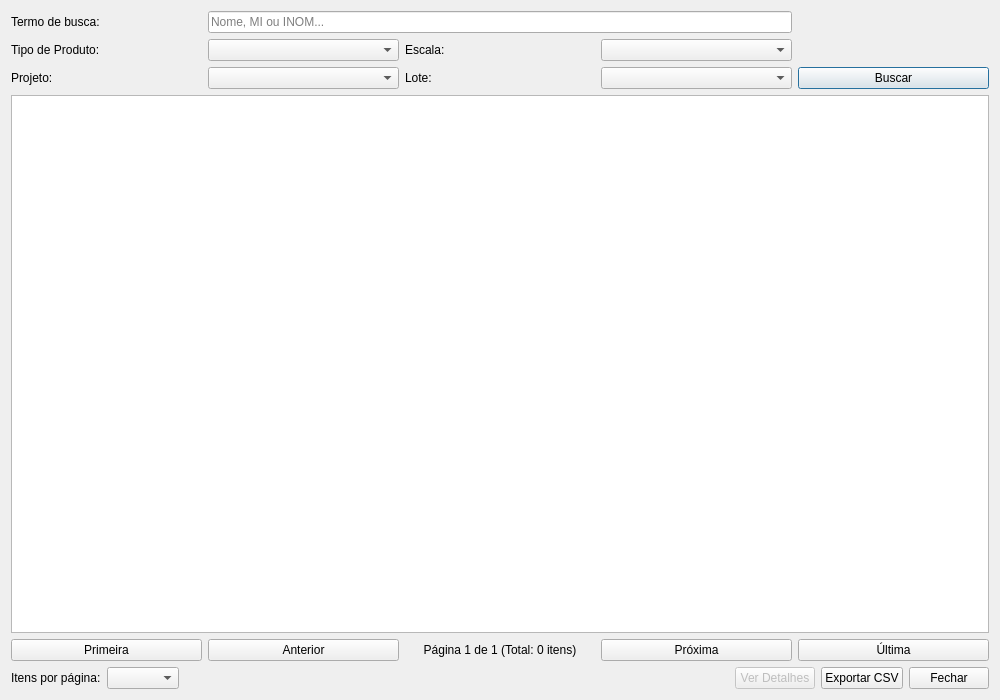
<?xml version="1.0" encoding="UTF-8"?>
<ui version="4.0">
 <class>BuscaProdutosDialog</class>
 <widget class="QDialog" name="BuscaProdutosDialog">
  <property name="geometry">
   <rect>
    <x>0</x>
    <y>0</y>
    <width>1000</width>
    <height>700</height>
   </rect>
  </property>
  <property name="windowTitle">
   <string>Buscar Produtos</string>
  </property>
  <layout class="QVBoxLayout" name="verticalLayout">
   <item>
    <layout class="QGridLayout" name="filterLayout">
     <item row="0" column="0">
      <widget class="QLabel" name="termoLabel">
       <property name="text">
        <string>Termo de busca:</string>
       </property>
      </widget>
     </item>
     <item row="0" column="1" colspan="3">
      <widget class="QLineEdit" name="termoLineEdit">
       <property name="placeholderText">
        <string>Nome, MI ou INOM...</string>
       </property>
      </widget>
     </item>
     <item row="1" column="0">
      <widget class="QLabel" name="tipoProdutoLabel">
       <property name="text">
        <string>Tipo de Produto:</string>
       </property>
      </widget>
     </item>
     <item row="1" column="1">
      <widget class="QComboBox" name="tipoProdutoComboBox"/>
     </item>
     <item row="1" column="2">
      <widget class="QLabel" name="tipoEscalaLabel">
       <property name="text">
        <string>Escala:</string>
       </property>
      </widget>
     </item>
     <item row="1" column="3">
      <widget class="QComboBox" name="tipoEscalaComboBox"/>
     </item>
     <item row="2" column="0">
      <widget class="QLabel" name="projetoLabel">
       <property name="text">
        <string>Projeto:</string>
       </property>
      </widget>
     </item>
     <item row="2" column="1">
      <widget class="QComboBox" name="projetoComboBox"/>
     </item>
     <item row="2" column="2">
      <widget class="QLabel" name="loteLabel">
       <property name="text">
        <string>Lote:</string>
       </property>
      </widget>
     </item>
     <item row="2" column="3">
      <widget class="QComboBox" name="loteComboBox"/>
     </item>
     <item row="2" column="4">
      <widget class="QPushButton" name="searchButton">
       <property name="text">
        <string>Buscar</string>
       </property>
      </widget>
     </item>
    </layout>
   </item>
   <item>
    <widget class="QTableWidget" name="resultsTable">
     <property name="editTriggers">
      <set>QAbstractItemView::NoEditTriggers</set>
     </property>
     <property name="selectionBehavior">
      <enum>QAbstractItemView::SelectRows</enum>
     </property>
     <property name="sortingEnabled">
      <bool>true</bool>
     </property>
     <attribute name="horizontalHeaderStretchLastSection">
      <bool>true</bool>
     </attribute>
    </widget>
   </item>
   <item>
    <layout class="QHBoxLayout" name="paginationLayout">
     <item>
      <widget class="QPushButton" name="firstPageButton">
       <property name="text">
        <string>Primeira</string>
       </property>
      </widget>
     </item>
     <item>
      <widget class="QPushButton" name="prevPageButton">
       <property name="text">
        <string>Anterior</string>
       </property>
      </widget>
     </item>
     <item>
      <widget class="QLabel" name="pageInfoLabel">
       <property name="text">
        <string>Página 1 de 1 (Total: 0 itens)</string>
       </property>
       <property name="alignment">
        <set>Qt::AlignCenter</set>
       </property>
      </widget>
     </item>
     <item>
      <widget class="QPushButton" name="nextPageButton">
       <property name="text">
        <string>Próxima</string>
       </property>
      </widget>
     </item>
     <item>
      <widget class="QPushButton" name="lastPageButton">
       <property name="text">
        <string>Última</string>
       </property>
      </widget>
     </item>
    </layout>
   </item>
   <item>
    <layout class="QHBoxLayout" name="bottomLayout">
     <item>
      <widget class="QLabel" name="pageSizeLabel">
       <property name="text">
        <string>Itens por página:</string>
       </property>
      </widget>
     </item>
     <item>
      <widget class="QComboBox" name="pageSizeComboBox"/>
     </item>
     <item>
      <spacer name="horizontalSpacer">
       <property name="orientation">
        <enum>Qt::Horizontal</enum>
       </property>
       <property name="sizeHint" stdset="0">
        <size>
         <width>40</width>
         <height>20</height>
        </size>
       </property>
      </spacer>
     </item>
     <item>
      <widget class="QPushButton" name="detailsButton">
       <property name="text">
        <string>Ver Detalhes</string>
       </property>
       <property name="enabled">
        <bool>false</bool>
       </property>
      </widget>
     </item>
     <item>
      <widget class="QPushButton" name="exportCSVButton">
       <property name="text">
        <string>Exportar CSV</string>
       </property>
      </widget>
     </item>
     <item>
      <widget class="QPushButton" name="closeButton">
       <property name="text">
        <string>Fechar</string>
       </property>
      </widget>
     </item>
    </layout>
   </item>
  </layout>
 </widget>
 <resources/>
 <connections/>
</ui>
